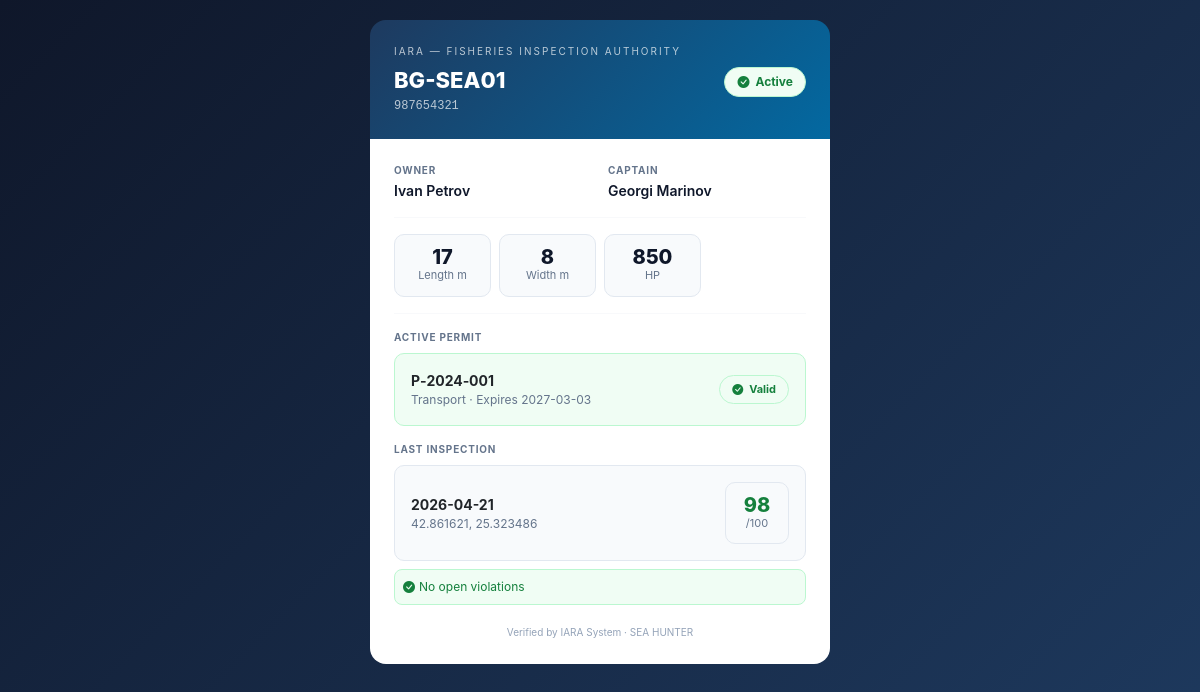
The app's page /public/vessel/987654321, older data.
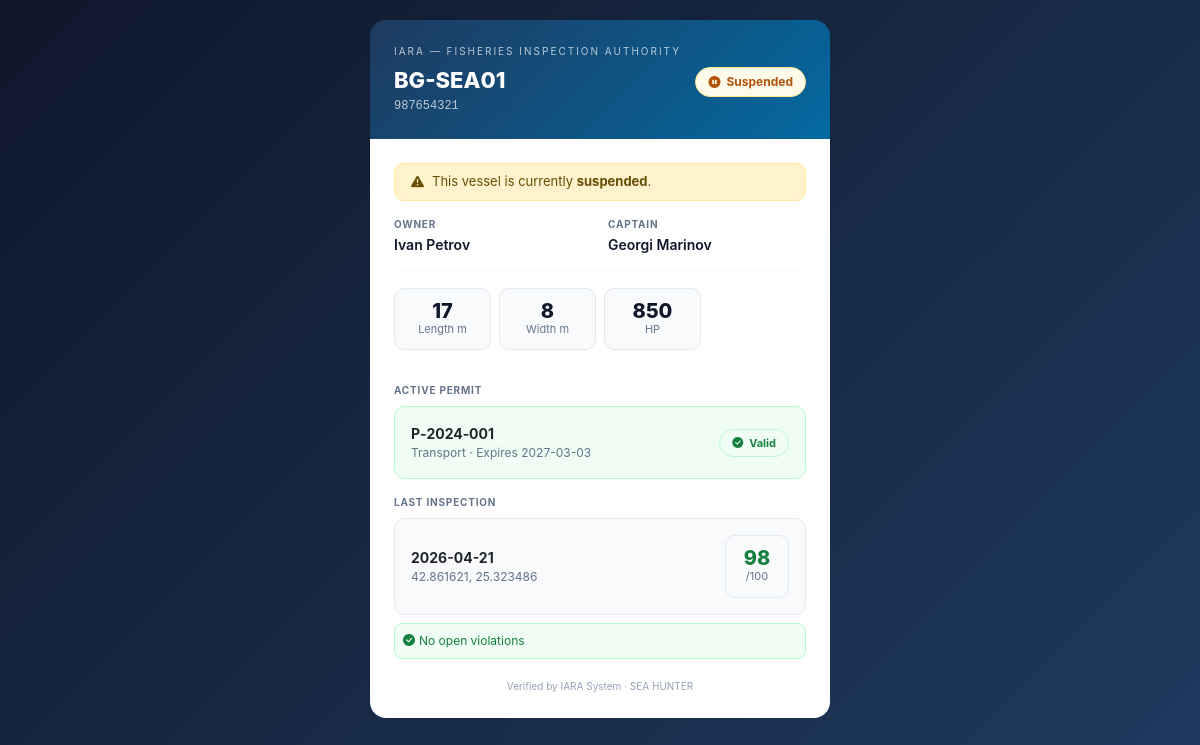
The same page, newer data.
### iara_app/routes/public.py (the view)
@bp.route("/public/vessel/<string:international_number>")
def public_vessel_card(international_number):
    vessel         = Vessel.query.filter_by(international_number=international_number).first_or_404()
    active_permit  = Permit.query.filter_by(vessel_id=vessel.id, status="Active").first()
    last_inspection = Inspection.query.filter_by(vessel_id=vessel.id)\
        .order_by(Inspection.date.desc()).first()
    open_violations = []
    if last_inspection:
        open_violations = [v for v in last_inspection.violations if v.status == "open"]
    return render_template(
        "public/vessel_card.html",
        vessel=vessel,
        active_permit=active_permit,
        last_inspection=last_inspection,
        open_violations=open_violations
    )

### iara_app/templates/public/vessel_card.html (shortened to what the changed rows need)
<!DOCTYPE html>
<html lang="en">
<head>
<link href="https://cdn.jsdelivr.net/npm/bootstrap@5.3.2/dist/css/bootstrap.min.css" rel="stylesheet">
<link rel="stylesheet" href="https://cdn.jsdelivr.net/npm/bootstrap-icons@1.11.3/font/bootstrap-icons.min.css">
</head>
<body>
<div class="card-wrap">
  <div class="vessel-header">
    <div class="d-flex justify-content-between align-items-start">
      <div>
        <h2 style="font-size:22px;font-weight:800;margin:0;">{{ vessel.call_sign }}</h2>
        <div style="font-family:monospace;font-size:12px;opacity:.7;margin-top:4px;">{{ vessel.international_number }}</div>
      </div>
      {% if vessel.status == 'Active' %}
      <span class="badge-pill status-active"><i class="bi bi-check-circle-fill"></i>Active</span>
      {% elif vessel.status == 'Suspended' %}
      <span class="badge-pill status-suspended"><i class="bi bi-pause-circle-fill"></i>Suspended</span>
      {% else %}
      <span class="badge-pill status-scrapped"><i class="bi bi-x-circle-fill"></i>Scrapped</span>
      {% endif %}
    </div>
  </div>
  <div class="vessel-body">
    {% if vessel.status == 'Suspended' %}
    <div class="alert alert-warning py-2 mb-3" style="font-size:13px;border-radius:10px;"><i class="bi bi-exclamation-triangle-fill me-2"></i>This vessel is currently <strong>suspended</strong>.</div>
    {% elif vessel.status == 'Scrapped' %}
    <div class="alert alert-danger py-2 mb-3" style="font-size:13px;border-radius:10px;"><i class="bi bi-x-circle-fill me-2"></i>This vessel has been <strong>scrapped</strong> and is no longer operational.</div>
    {% endif %}
    <div class="row g-3 mb-3">
      <div class="col-6"><div class="label">Owner</div><div class="val">{{ vessel.owner_name }}</div></div>
      <div class="col-6"><div class="label">Captain</div><div class="val">{{ vessel.captain_name }}</div></div>
    </div>
    <hr class="divider">
    <div class="row g-2 mb-3">
      {% if vessel.length %}<div class="col-3"><div class="spec-box"><div class="spec-val">{{ vessel.length }}</div><div class="spec-unit">Length m</div></div></div>{% endif %}
      {% if vessel.width %}<div class="col-3"><div class="spec-box"><div class="spec-val">{{ vessel.width }}</div><div class="spec-unit">Width m</div></div></div>{% endif %}
      {% if vessel.engine_power %}<div class="col-3"><div class="spec-box"><div class="spec-val">{{ vessel.engine_power }}</div><div class="spec-unit">HP</div></div></div>{% endif %}
    </div>
    <hr class="divider">
    <div class="label mb-2">Active Permit</div>
    {% if active_permit %}
    <div class="d-flex justify-content-between align-items-center p-3 mb-3" style="background:#f0fdf4;border:1px solid #bbf7d0;border-radius:10px;">
      <div>
      </div>
      <span class="badge-pill status-active" style="font-size:11px;"><i class="bi bi-check-circle-fill"></i>Valid</span>
    </div>
    {% else %}
    <div class="p-3 mb-3" style="background:#fef2f2;border:1px solid #fecaca;border-radius:10px;font-size:13px;color:#dc2626;"><i class="bi bi-x-circle-fill me-2"></i>No active permit on file</div>
    {% endif %}
    <div class="label mb-2">Last Inspection</div>
    {% if last_inspection %}
    <div class="d-flex justify-content-between align-items-center p-3 mb-2" style="background:#f8fafc;border:1px solid #e2e8f0;border-radius:10px;">
      <div>
      </div>
      <div class="spec-box" style="min-width:64px;">
      </div>
    </div>
    {% if open_violations %}
    <div class="p-2" style="background:#fffbeb;border:1px solid #fde68a;border-radius:8px;font-size:12px;color:#b45309;"><i class="bi bi-exclamation-triangle-fill me-1"></i>{{ open_violations|length }} open violation(s)</div>
    {% else %}
    <div class="p-2" style="background:#f0fdf4;border:1px solid #bbf7d0;border-radius:8px;font-size:12px;color:#15803d;"><i class="bi bi-check-circle-fill me-1"></i>No open violations</div>
    {% endif %}
    {% else %}
    <p class="text-muted" style="font-size:13px;">No inspections on record.</p>
    {% endif %}
    <div style="margin-top:20px;text-align:center;font-size:10px;color:#94a3b8;">
      Verified by IARA System · {{ vessel.marking }}
    </div>
  </div>
</div>
</body>
</html>

Row changes from the older to the newer data that the page shows:
changed Vessel "BG-SEA01": status "Active" → "Suspended" (drawn)
Text that changed along with them:
text no longer shown: "Active"
text now shown: "Suspended This vessel is currently suspended ."
